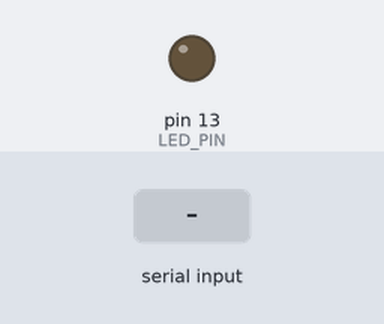
A sketch run on a simulated Arduino Uno, built with avr-gcc and run on an emulated ATmega328P. On the bench: output pins drawn as LEDs (lit = HIGH). Inputs (shaded band) come from the test bench.

Above: at 1.2 s.
1.3 s: "1" received over Serial
At 2.4 s:
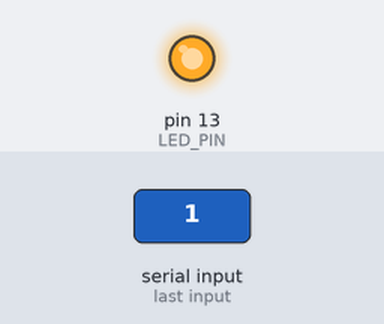
2.8 s: "0" received over Serial
At 3.6 s:
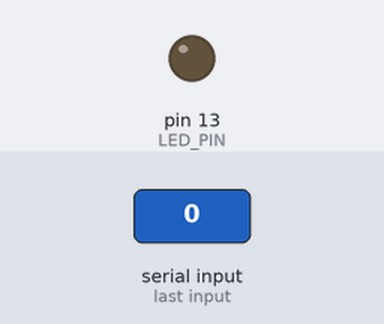
Timing chart, 0 to 5.8 s (numbered marks = the images above; inputs shaded):
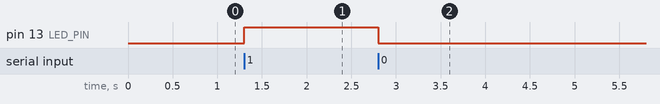

Measured:
- after the input at 1.3 s, pin 13 (LED_PIN): LOW → HIGH at once
- after the input at 2.8 s, pin 13 (LED_PIN): HIGH → LOW at once

The sketch:

Arduino.ino
```cpp
int LED_PIN = 13;    // Pin to indicate the power supply state

void setup() {
  pinMode(LED_PIN, OUTPUT);     // Set the LED pin to OUTPUT
  Serial.begin(9600);           // Start serial communications
}

void loop() {
  if (Serial.available() > 0) {           // If serial data is avaiable read it
    switch(Serial.read()) {
      case '0':                           // Disable power supply output
        digitalWrite(LED_PIN, LOW);
        break;
      case '1':                           // Enable power supply output
        digitalWrite(LED_PIN, HIGH);
        break;
      default:                            // Do nothing
        break;
    }
  }
}
```
